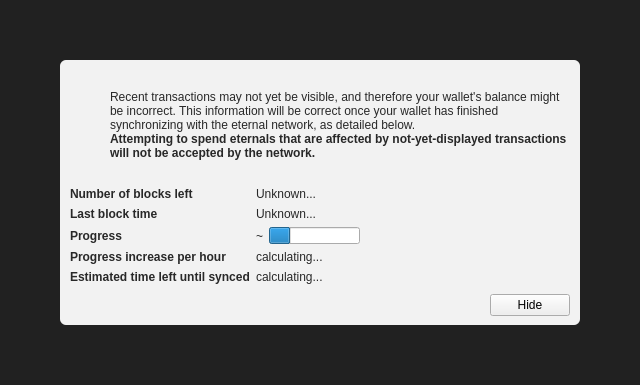
<?xml version="1.0" encoding="UTF-8"?>
<ui version="4.0">
 <class>ModalOverlay</class>
 <widget class="ModalOverlay" name="ModalOverlay">
  <property name="geometry">
   <rect>
    <x>0</x>
    <y>0</y>
    <width>640</width>
    <height>385</height>
   </rect>
  </property>
  <property name="windowTitle">
   <string>Form</string>
  </property>
  <layout class="QVBoxLayout" name="verticalLayout" stretch="0">
   <property name="sizeConstraint">
    <enum>QLayout::SetDefaultConstraint</enum>
   </property>
   <property name="leftMargin">
    <number>0</number>
   </property>
   <property name="topMargin">
    <number>0</number>
   </property>
   <property name="rightMargin">
    <number>0</number>
   </property>
   <property name="bottomMargin">
    <number>0</number>
   </property>
   <item>
    <widget class="QWidget" name="bgWidget" native="true">
     <property name="styleSheet">
      <string notr="true">#bgWidget { background: rgba(0,0,0,220); }</string>
     </property>
     <layout class="QVBoxLayout" name="verticalLayoutMain" stretch="1">
      <property name="leftMargin">
       <number>60</number>
      </property>
      <property name="topMargin">
       <number>60</number>
      </property>
      <property name="rightMargin">
       <number>60</number>
      </property>
      <property name="bottomMargin">
       <number>60</number>
      </property>
      <item>
       <widget class="QWidget" name="contentWidget" native="true">
        <property name="styleSheet">
         <string notr="true">#contentWidget { background: rgba(255,255,255,240); border-radius: 6px; }

QLabel { color: rgb(40,40,40);  }</string>
        </property>
        <layout class="QVBoxLayout" name="verticalLayoutSub" stretch="1,0,0,0">
         <property name="spacing">
          <number>0</number>
         </property>
         <property name="leftMargin">
          <number>10</number>
         </property>
         <property name="topMargin">
          <number>10</number>
         </property>
         <property name="rightMargin">
          <number>10</number>
         </property>
         <property name="bottomMargin">
          <number>10</number>
         </property>
         <item>
          <layout class="QHBoxLayout" name="horizontalLayoutIconText" stretch="0,1">
           <property name="topMargin">
            <number>20</number>
           </property>
           <item>
            <layout class="QVBoxLayout" name="verticalLayoutIcon">
             <property name="leftMargin">
              <number>0</number>
             </property>
             <item>
              <widget class="QPushButton" name="warningIcon">
               <property name="enabled">
                <bool>false</bool>
               </property>
               <property name="text">
                <string/>
               </property>
               <property name="icon">
                <iconset>
                 <normaloff>:/icons/warning</normaloff>
                 <disabledoff>:/icons/warning</disabledoff>:/icons/warning</iconset>
               </property>
               <property name="iconSize">
                <size>
                 <width>48</width>
                 <height>48</height>
                </size>
               </property>
               <property name="flat">
                <bool>true</bool>
               </property>
              </widget>
             </item>
             <item>
              <spacer name="verticalSpacerWarningIcon">
               <property name="orientation">
                <enum>Qt::Vertical</enum>
               </property>
               <property name="sizeHint" stdset="0">
                <size>
                 <width>20</width>
                 <height>40</height>
                </size>
               </property>
              </spacer>
             </item>
            </layout>
           </item>
           <item>
            <layout class="QVBoxLayout" name="verticalLayoutInfoText">
             <property name="leftMargin">
              <number>0</number>
             </property>
             <property name="topMargin">
              <number>0</number>
             </property>
             <item>
              <widget class="QLabel" name="infoText">
               <property name="text">
                <string>Recent transactions may not yet be visible, and therefore your wallet's balance might be incorrect. This information will be correct once your wallet has finished synchronizing with the eternal network, as detailed below.</string>
               </property>
               <property name="textFormat">
                <enum>Qt::RichText</enum>
               </property>
               <property name="wordWrap">
                <bool>true</bool>
               </property>
              </widget>
             </item>
             <item>
              <widget class="QLabel" name="infoTextStrong">
               <property name="font">
                <font>
                 <weight>75</weight>
                 <bold>true</bold>
                </font>
               </property>
               <property name="text">
                <string>Attempting to spend eternals that are affected by not-yet-displayed transactions will not be accepted by the network.</string>
               </property>
               <property name="textFormat">
                <enum>Qt::RichText</enum>
               </property>
               <property name="wordWrap">
                <bool>true</bool>
               </property>
              </widget>
             </item>
             <item>
              <spacer name="verticalSpacerInTextSpace">
               <property name="orientation">
                <enum>Qt::Vertical</enum>
               </property>
               <property name="sizeHint" stdset="0">
                <size>
                 <width>20</width>
                 <height>40</height>
                </size>
               </property>
              </spacer>
             </item>
            </layout>
           </item>
          </layout>
         </item>
         <item>
          <spacer name="verticalSpacerAfterText">
           <property name="orientation">
            <enum>Qt::Vertical</enum>
           </property>
           <property name="sizeHint" stdset="0">
            <size>
             <width>20</width>
             <height>40</height>
            </size>
           </property>
          </spacer>
         </item>
         <item>
          <layout class="QFormLayout" name="formLayout">
           <property name="fieldGrowthPolicy">
            <enum>QFormLayout::FieldsStayAtSizeHint</enum>
           </property>
           <property name="horizontalSpacing">
            <number>6</number>
           </property>
           <property name="verticalSpacing">
            <number>6</number>
           </property>
           <property name="topMargin">
            <number>10</number>
           </property>
           <item row="0" column="0">
            <widget class="QLabel" name="labelNumberOfBlocksLeft">
             <property name="font">
              <font>
               <weight>75</weight>
               <bold>true</bold>
              </font>
             </property>
             <property name="text">
              <string>Number of blocks left</string>
             </property>
            </widget>
           </item>
           <item row="0" column="1">
            <widget class="QLabel" name="numberOfBlocksLeft">
             <property name="text">
              <string>Unknown...</string>
             </property>
            </widget>
           </item>
           <item row="1" column="0">
            <widget class="QLabel" name="labelLastBlockTime">
             <property name="font">
              <font>
               <weight>75</weight>
               <bold>true</bold>
              </font>
             </property>
             <property name="text">
              <string>Last block time</string>
             </property>
            </widget>
           </item>
           <item row="1" column="1">
            <widget class="QLabel" name="newestBlockDate">
             <property name="sizePolicy">
              <sizepolicy hsizetype="Maximum" vsizetype="Preferred">
               <horstretch>0</horstretch>
               <verstretch>0</verstretch>
              </sizepolicy>
             </property>
             <property name="text">
              <string>Unknown...</string>
             </property>
            </widget>
           </item>
           <item row="2" column="0">
            <widget class="QLabel" name="labelSyncDone">
             <property name="font">
              <font>
               <weight>75</weight>
               <bold>true</bold>
              </font>
             </property>
             <property name="text">
              <string>Progress</string>
             </property>
            </widget>
           </item>
           <item row="2" column="1">
            <layout class="QHBoxLayout" name="horizontalLayoutSync" stretch="0,1">
             <item>
              <widget class="QLabel" name="percentageProgress">
               <property name="text">
                <string notr="true">~</string>
               </property>
              </widget>
             </item>
             <item>
              <widget class="QProgressBar" name="progressBar">
               <property name="value">
                <number>24</number>
               </property>
               <property name="format">
                <string/>
               </property>
              </widget>
             </item>
            </layout>
           </item>
           <item row="4" column="0">
            <widget class="QLabel" name="labelProgressIncrease">
             <property name="font">
              <font>
               <weight>75</weight>
               <bold>true</bold>
              </font>
             </property>
             <property name="text">
              <string>Progress increase per hour</string>
             </property>
            </widget>
           </item>
           <item row="4" column="1">
            <widget class="QLabel" name="progressIncreasePerH">
             <property name="text">
              <string>calculating...</string>
             </property>
            </widget>
           </item>
           <item row="5" column="0">
            <widget class="QLabel" name="labelEstimatedTimeLeft">
             <property name="font">
              <font>
               <weight>75</weight>
               <bold>true</bold>
              </font>
             </property>
             <property name="text">
              <string>Estimated time left until synced</string>
             </property>
            </widget>
           </item>
           <item row="5" column="1">
            <widget class="QLabel" name="expectedTimeLeft">
             <property name="text">
              <string>calculating...</string>
             </property>
            </widget>
           </item>
          </layout>
         </item>
         <item>
          <layout class="QHBoxLayout" name="horizontalLayoutButtons">
           <property name="leftMargin">
            <number>10</number>
           </property>
           <property name="topMargin">
            <number>10</number>
           </property>
           <item>
            <spacer name="horizontalSpacer">
             <property name="orientation">
              <enum>Qt::Horizontal</enum>
             </property>
             <property name="sizeHint" stdset="0">
              <size>
               <width>40</width>
               <height>20</height>
              </size>
             </property>
            </spacer>
           </item>
           <item>
            <widget class="QPushButton" name="closeButton">
             <property name="text">
              <string>Hide</string>
             </property>
            </widget>
           </item>
          </layout>
         </item>
        </layout>
       </widget>
      </item>
     </layout>
    </widget>
   </item>
  </layout>
 </widget>
 <customwidgets>
  <customwidget>
   <class>ModalOverlay</class>
   <extends>QWidget</extends>
   <header>modaloverlay.h</header>
   <container>1</container>
  </customwidget>
 </customwidgets>
 <resources/>
 <connections/>
</ui>
